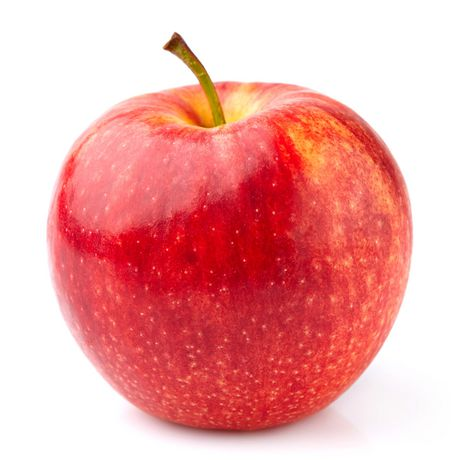
%> input picture 6th_Semester/Lab Assignments/MMT Lab/assgn8/apple.jpg, 460 x 460 px
$ octave roberts.m   (GNU Octave 9; MATLAB toolbox functions it lacks are replaced by stand-ins)
%> lines starting %> are read from the running program, lines starting %| are printed output that depends on the picture; in (x1, y1, x2, y2) boxes, pixels count from 0 and x2, y2 are one past the last pixel; in counts of white or black regions, pixels touching at a corner belong together; the program's own positions count from 1
img = rgb2gray(imread('apple.jpg'));
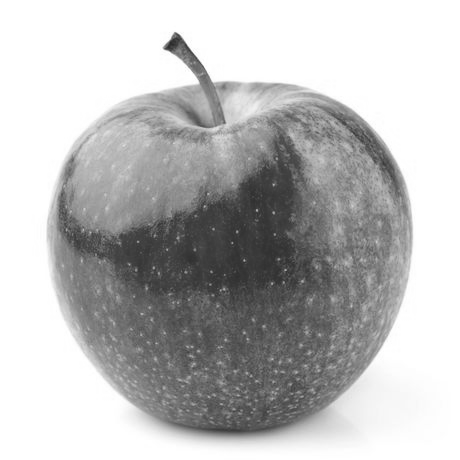
%> img: size 460x460 uint8; min 42, max 255, mean 188
edge(img,'Roberts'),title('roberts operator');
%> after `edge(img,'Roberts')`:
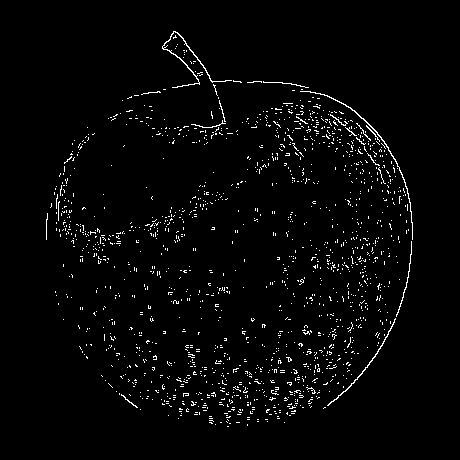
%> ans: size 460x460 logical; 2.5% white in thin lines or dots, all inside (x1, y1, x2, y2) = (46, 31, 413, 427)

$ run again, with 6th_Semester/Lab Assignments/MMT Lab/assgn8/sobel.png saved as 6th_Semester/Lab Assignments/MMT Lab/assgn8/apple.jpg
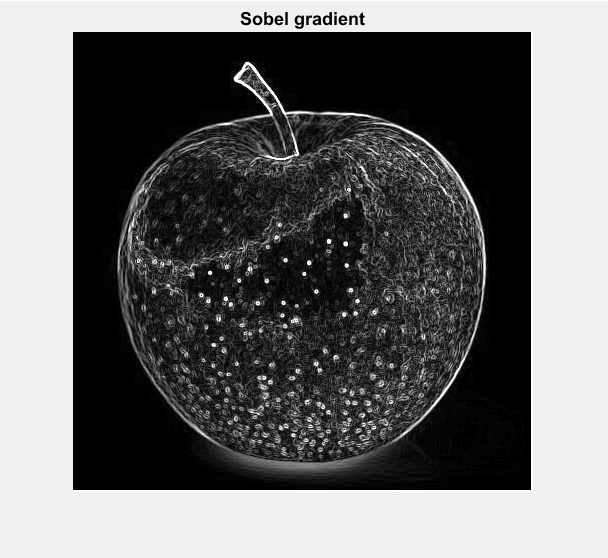
%> input picture 6th_Semester/Lab Assignments/MMT Lab/assgn8/sobel.png, 608 x 558 px
%> `edge(img,'Roberts')`:
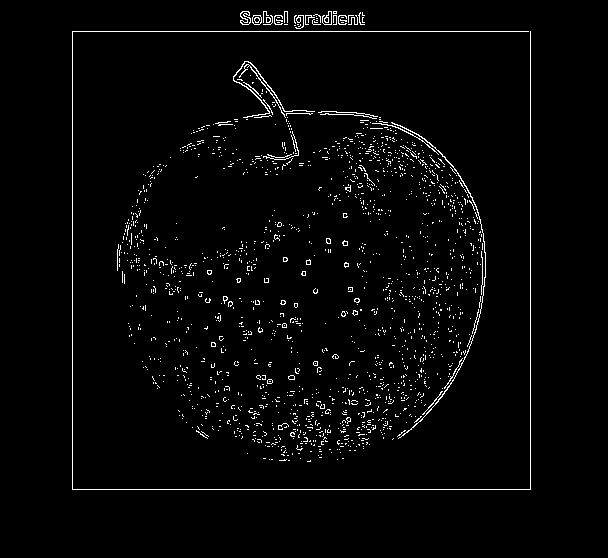
%> ans: size 558x608 logical; 2.5% white in thin lines or dots, all inside (x1, y1, x2, y2) = (72, 11, 531, 490)
